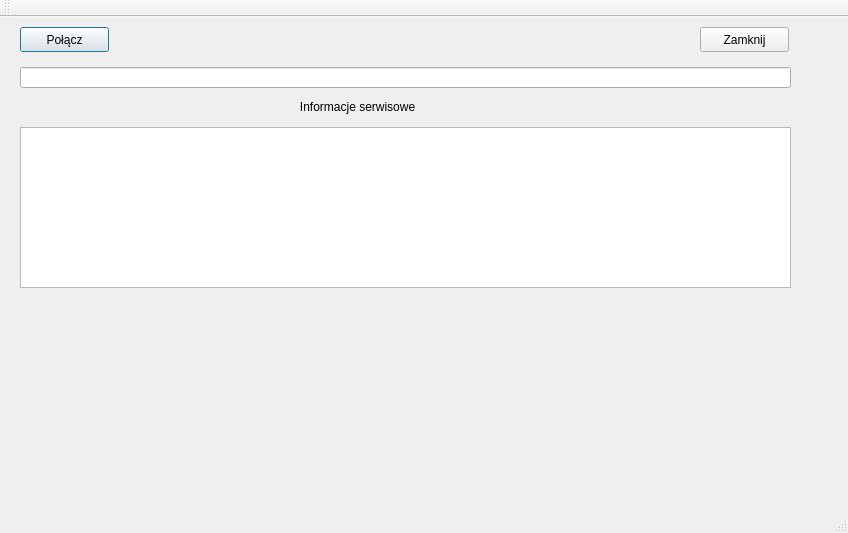
<?xml version="1.0" encoding="UTF-8"?>
<ui version="4.0">
 <class>MainWindow</class>
 <widget class="QMainWindow" name="MainWindow">
  <property name="geometry">
   <rect>
    <x>0</x>
    <y>0</y>
    <width>848</width>
    <height>533</height>
   </rect>
  </property>
  <property name="windowTitle">
   <string>MainWindow</string>
  </property>
  <widget class="QWidget" name="centralWidget">
   <widget class="QPushButton" name="pushButton_2">
    <property name="geometry">
     <rect>
      <x>700</x>
      <y>10</y>
      <width>89</width>
      <height>25</height>
     </rect>
    </property>
    <property name="text">
     <string>Zamknij</string>
    </property>
   </widget>
   <widget class="QLineEdit" name="lineEdit">
    <property name="geometry">
     <rect>
      <x>20</x>
      <y>50</y>
      <width>771</width>
      <height>21</height>
     </rect>
    </property>
    <property name="text">
     <string/>
    </property>
    <property name="echoMode">
     <enum>QLineEdit::Normal</enum>
    </property>
    <property name="dragEnabled">
     <bool>false</bool>
    </property>
    <property name="readOnly">
     <bool>false</bool>
    </property>
    <property name="clearButtonEnabled">
     <bool>true</bool>
    </property>
   </widget>
   <widget class="QPushButton" name="pushButton_3">
    <property name="geometry">
     <rect>
      <x>20</x>
      <y>10</y>
      <width>89</width>
      <height>25</height>
     </rect>
    </property>
    <property name="text">
     <string>Połącz</string>
    </property>
    <property name="autoDefault">
     <bool>true</bool>
    </property>
    <property name="default">
     <bool>true</bool>
    </property>
   </widget>
   <widget class="QTextBrowser" name="textBrowser">
    <property name="geometry">
     <rect>
      <x>20</x>
      <y>110</y>
      <width>771</width>
      <height>161</height>
     </rect>
    </property>
   </widget>
   <widget class="QLabel" name="label">
    <property name="geometry">
     <rect>
      <x>280</x>
      <y>80</y>
      <width>191</width>
      <height>20</height>
     </rect>
    </property>
    <property name="text">
     <string>      Informacje serwisowe</string>
    </property>
   </widget>
  </widget>
  <widget class="QMenuBar" name="menuBar">
   <property name="geometry">
    <rect>
     <x>0</x>
     <y>0</y>
     <width>848</width>
     <height>22</height>
    </rect>
   </property>
  </widget>
  <widget class="QToolBar" name="mainToolBar">
   <attribute name="toolBarArea">
    <enum>TopToolBarArea</enum>
   </attribute>
   <attribute name="toolBarBreak">
    <bool>false</bool>
   </attribute>
  </widget>
  <widget class="QStatusBar" name="statusBar"/>
 </widget>
 <layoutdefault spacing="6" margin="11"/>
 <resources/>
 <connections/>
</ui>
